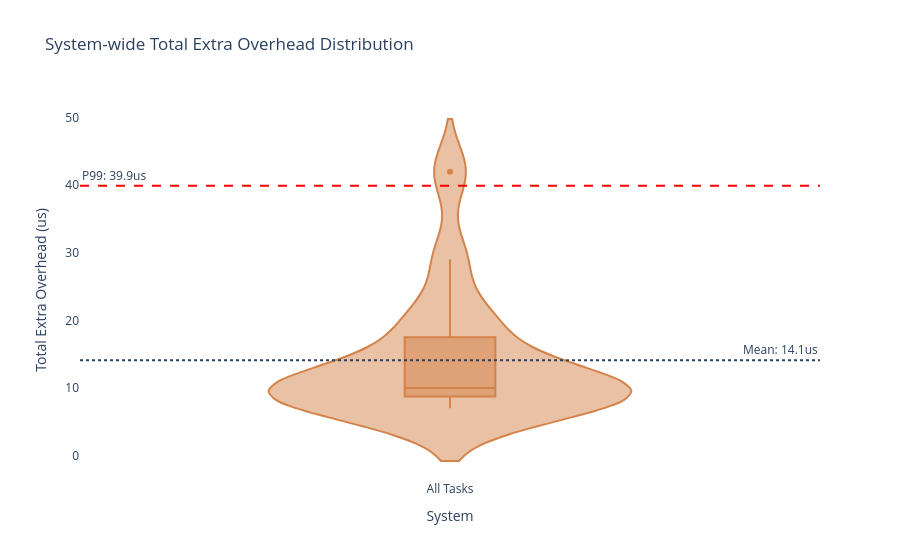

Here is the notebook cell this chart was saved with:
### Markdown cell above
## 四、额外开销的真实分布
1. **小提琴图 (Violin Plot)**: 展示每个线程的调度开销分布，重点关注均值。
2. **小提琴图 (Violin Plot)**: 展示每个算法的调度开销分布，重点关注均值。
分别提供全量与p99截断两种视图，便于分析调度器的稳定性与最坏情况执行时间 (WCET)。

### Code cell
def draw_system_summary_violin(df_jobs):
    # 创建统一标签
    df_sum = df_jobs.copy()
    df_sum["System"] = "All Tasks"

    fig = px.violin(df_sum, x="System", y="total_extra_us",
                    box=True, points="outliers",
                    title="System-wide Total Extra Overhead Distribution",
                    color_discrete_sequence=[PLA["Overhead"]])

    # 增加均值和 P99 标注
    mean_val = df_sum["total_extra_us"].mean()
    p99_val = df_sum["total_extra_us"].quantile(0.99)

    fig.add_hline(y=mean_val, line_dash="dot", annotation_text=f"Mean: {mean_val:.1f}us")
    fig.add_hline(y=p99_val, line_dash="dash", line_color="red",
                  annotation_text=f"P99: {p99_val:.1f}us", annotation_position="top left")
    fig.update_yaxes(range=[0, None])  # 从0开始
    fig.update_layout(plot_bgcolor='white', yaxis_title="Total Extra Overhead (us)")
    fig.show()

draw_system_summary_violin(analysis_df)

### Figure 1 — Plotly figure (JSON) as saved in the notebook; plotly's stock layout.template omitted (floating-point values rounded to 4 significant figures)
{"data": [{"alignmentgroup": "True", "box": {"visible": true}, "hovertemplate": "System=%{x}<br>total_extra_us=%{y}<extra></extra>", "legendgroup": "", "marker": {"color": "#D4834A"}, "name": "", "offsetgroup": "", "orientation": "v", "points": "outliers", "scalegroup": "True", "showlegend": false, "x": ["All Tasks", "All Tasks", "All Tasks", "All Tasks", "All Tasks", "All Tasks", "All Tasks", "All Tasks", "All Tasks", "All Tasks", "All Tasks", "All Tasks", "All Tasks", "All Tasks", "All Tasks", "All Tasks", "All Tasks"], "x0": " ", "xaxis": "x", "y": [29, 17, 10, 8, 21, 11, 8, 8, 12, 10, 42, 19, 9, 9, 9, 11, 7], "y0": " ", "yaxis": "y", "type": "violin"}], "layout": {"xaxis": {"anchor": "y", "domain": [0.0, 1.0], "title": {"text": "System"}}, "yaxis": {"anchor": "x", "domain": [0.0, 1.0], "title": {"text": "Total Extra Overhead (us)"}, "range": [0, null]}, "legend": {"tracegroupgap": 0}, "title": {"text": "System-wide Total Extra Overhead Distribution"}, "violinmode": "group", "shapes": [{"line": {"dash": "dot"}, "type": "line", "x0": 0, "x1": 1, "xref": "x domain", "y0": 14.12, "y1": 14.12, "yref": "y"}, {"line": {"color": "red", "dash": "dash"}, "type": "line", "x0": 0, "x1": 1, "xref": "x domain", "y0": 39.92, "y1": 39.92, "yref": "y"}], "annotations": [{"showarrow": false, "text": "Mean: 14.1us", "x": 1, "xanchor": "right", "xref": "x domain", "y": 14.12, "yanchor": "bottom", "yref": "y"}, {"showarrow": false, "text": "P99: 39.9us", "x": 0, "xanchor": "left", "xref": "x domain", "y": 39.92, "yanchor": "bottom", "yref": "y"}], "plot_bgcolor": "white"}}
